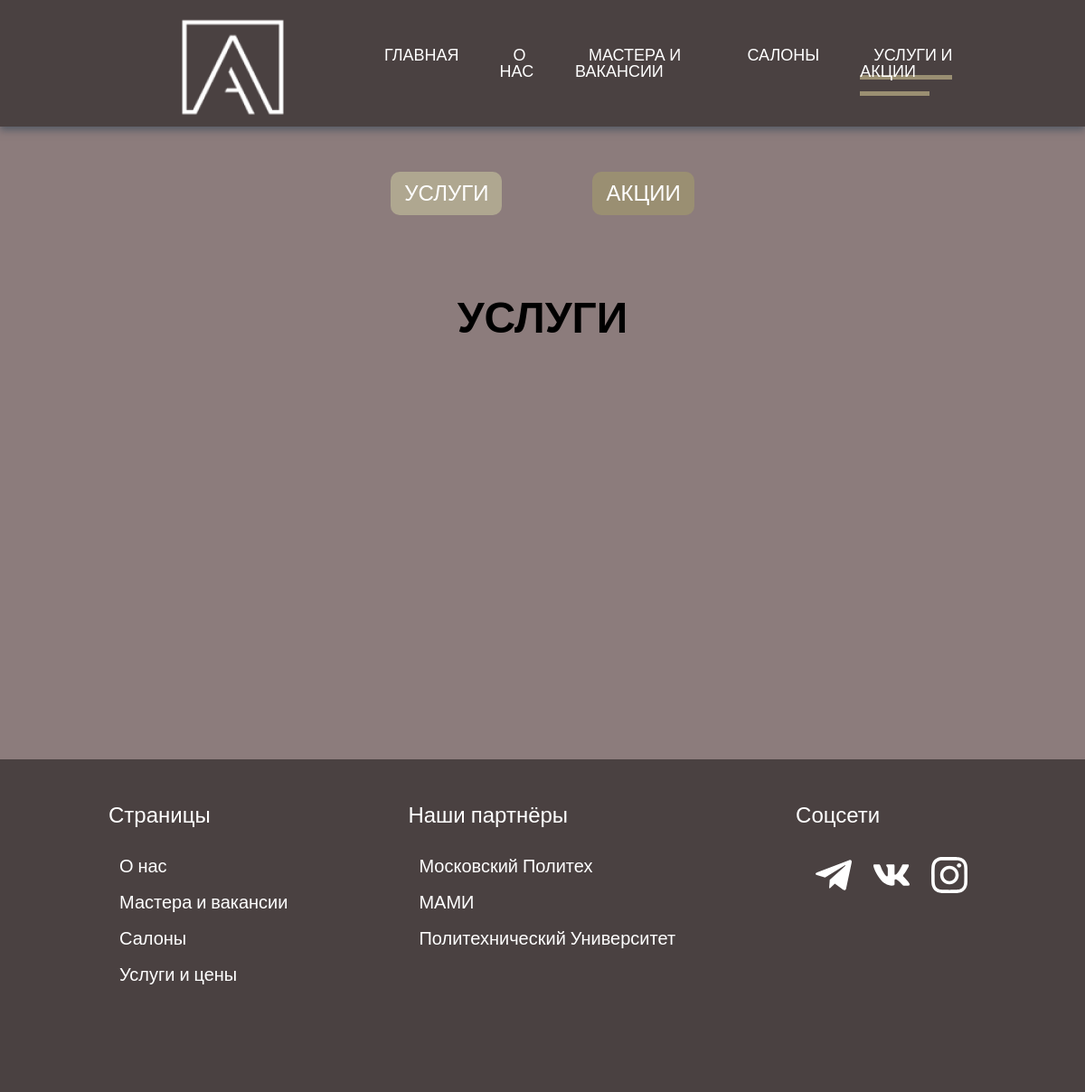
/services/, run on an earlier commit of the app's database.
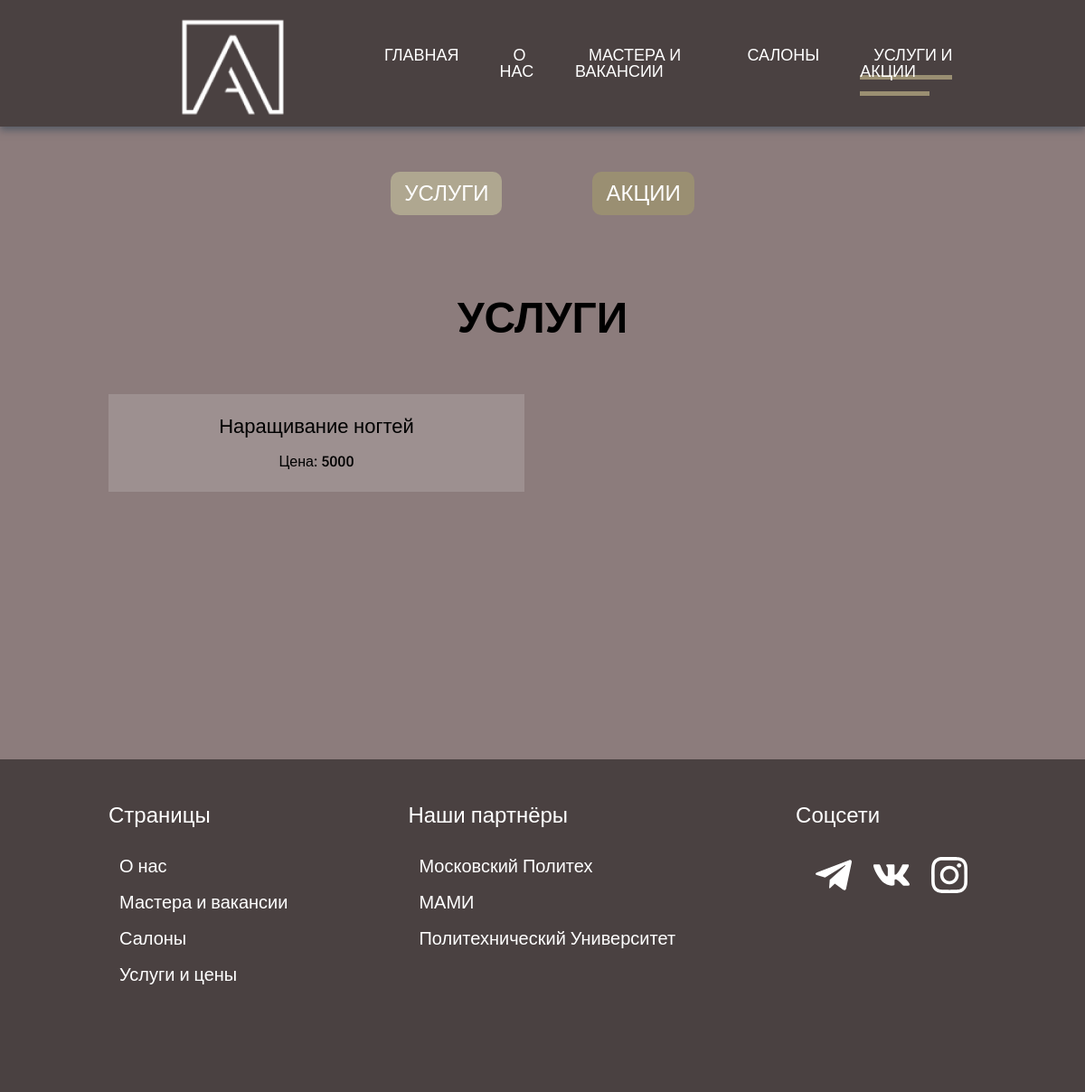
And on a later commit of the database.
### main/models.py (models this page shows)
class Service(models.Model):
    name = models.CharField(max_length=100)
    price = models.IntegerField()

### main/views.py (the view)
# urls.py: path('services/', views.Services.as_view(), name="services"),
class Services(View):
    def get(self, request):
        return render(request, 'services.html', context={
            'services': Service.objects.all()
        })

### main/templates/services.html (shortened to what this page needs)
{% extends 'base-generation.html' %} {% load static %}
{% block content %}
<section class="tiles">
    <h1 class="section-title">Услуги</h1>
    <ul class="tiles__list">
        {% for service in services %}
        <li class="tiles__item tile">
            <p class="tile__text tile__text_standalone">
                {{service.name}}
            </p>
            <p class="tile__text tile__text_price">
                Цена: {{service.price}}
            </p>
        </li>
        {% endfor %}
    </ul>
</section>
{% endblock %}

What changed in the data, as far as the page shows it:
added Service: name "Наращивание ногтей", price "5000"
